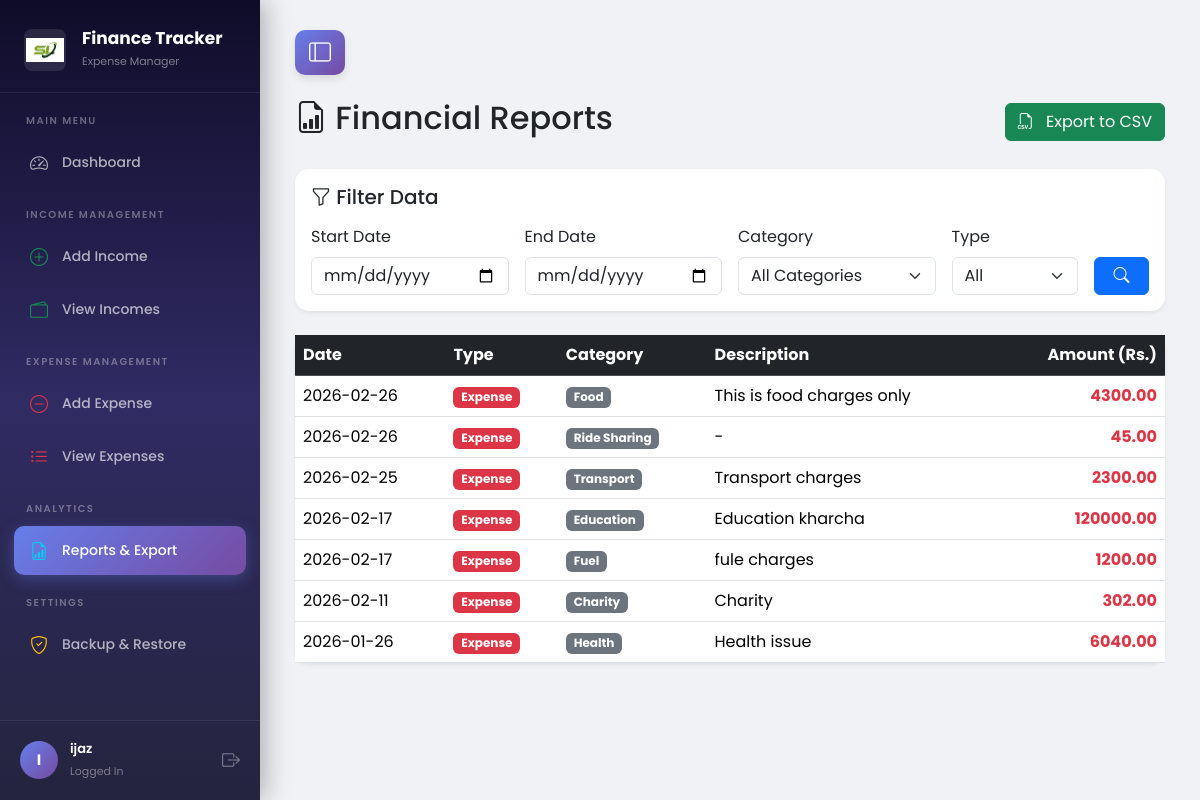
The app's page /reports (signed in) with its own data.
### tables this page shows
CREATE TABLE transactions(
        id INTEGER PRIMARY KEY AUTOINCREMENT,
        user_id INTEGER NOT NULL,
        type TEXT NOT NULL,
        category TEXT NOT NULL,
        amount REAL NOT NULL,
        description TEXT,
        date DATE NOT NULL,
        created_at TIMESTAMP DEFAULT CURRENT_TIMESTAMP,
        FOREIGN KEY (user_id) REFERENCES users(id)
    );

### routes/reports.py (the view, shortened to what this page needs)
@reports.route('/reports', methods=['GET', 'POST'])
def view_reports():
    if 'user_id' not in session:
        return redirect(url_for('auth.login'))
    db = get_db()
    user_id = session['user_id']
    query = "SELECT * FROM transactions WHERE user_id = ? ORDER BY date DESC"
    params = [user_id]
    transactions = db.execute(query, params).fetchall()
    categories_data = db.execute("SELECT DISTINCT category FROM transactions WHERE user_id = ?", (user_id,)).fetchall()
    categories = [row['category'] for row in categories_data]
    return render_template('reports.html', transactions=transactions, categories=categories)

### app.py (called while the page is built)
@app.teardown_appcontext
def shutdown_session(exception=None):
    close_connection(exception)

### models/database.py (called while the page is built)
def get_db():
    db = getattr(g, '_database', None)
    if db is None:
        db = g._database = sqlite3.connect(DATABASE)
        db.row_factory = sqlite3.Row
    return db

def close_connection(exception):
    db = getattr(g, '_database', None)
    if db is not None:
        db.close()

### templates/reports.html (shortened to what this page needs)
{% extends "base.html" %}
{% block content %}
<div class="d-flex justify-content-between align-items-center mb-4">
    <h2><i class="bi bi-file-earmark-bar-graph"></i> Financial Reports</h2>
    <a href="{{ url_for('reports.export_data') }}" class="btn btn-success">
        <i class="bi bi-filetype-csv me-2"></i> Export to CSV
    </a>
</div>
<div class="card mb-4 shadow-sm border-0" style="border-radius: 14px;">
    <div class="card-body">
        <h5 class="card-title mb-3"><i class="bi bi-funnel"></i> Filter Data</h5>
        <form method="POST" class="row g-3">
            <div class="col-md-3">
                <label class="form-label">Start Date</label>
                <input type="date" name="start_date" class="form-control">
            </div>
            <div class="col-md-3">
                <label class="form-label">End Date</label>
                <input type="date" name="end_date" class="form-control">
            </div>
            <div class="col-md-3">
                <label class="form-label">Category</label>
                <select name="category" class="form-select">
                    <option value="all">All Categories</option>
                </select>
            </div>
            <div class="col-md-2">
                <label class="form-label">Type</label>
                <select name="type" class="form-select">
                    <option value="all">All</option>
                </select>
            </div>
            <div class="col-md-1 d-flex align-items-end">
                <button type="submit" class="btn btn-primary w-100"><i class="bi bi-search"></i></button>
            </div>
        </form>
    </div>
</div>
<div class="card shadow-sm border-0" style="border-radius: 14px;">
    <div class="card-body p-0">
        <div class="table-responsive">
            <table class="table table-hover mb-0">
                <thead class="table-dark">
                    <tr>
                        <th>Date</th>
                        <th>Type</th>
                        <th>Category</th>
                        <th>Description</th>
                        <th class="text-end">Amount (Rs.)</th>
                    </tr>
                </thead>
                <tbody>
                    {% for txn in transactions %}
                    <tr>
                        <td>{{ txn['date'] }}</td>
                        <td>
                            {% if txn['type'] == 'income' %}
                                <span class="badge bg-success">Income</span>
                            {% else %}
                                <span class="badge bg-danger">Expense</span>
                            {% endif %}
                        </td>
                        <td><span class="badge bg-secondary">{{ txn['category'] }}</span></td>
                        <td>{{ txn['description'] if txn['description'] else '-' }}</td>
                        <td class="text-end fw-bold {% if txn['type'] == 'income' %}text-success{% else %}text-danger{% endif %}">
                            {{ "%.2f"|format(txn['amount']) }}
                        </td>
                    </tr>
                    {% else %}
                    <tr>
                        <td colspan="5" class="text-center text-muted py-4">No data found for the selected filters.</td>
                    </tr>
                    {% endfor %}
                </tbody>
            </table>
        </div>
    </div>
</div>
{% endblock %}

### templates/base.html (style rules this page uses)
* { font-family: 'Poppins', sans-serif; }
body { background-color: #f0f2f5; margin: 0; overflow-x: hidden; }
.card { border: none; border-radius: 14px; box-shadow: 0 4px 15px rgba(0,0,0,0.06); }

### records on screen
transactions: date "2026-02-26", type "Expense", category "Food", description "This is food charges only", amount "4300.00"
transactions: date "2026-02-26", type "Expense", category "Ride Sharing", description "-", amount "45.00"
transactions: date "2026-02-25", type "Expense", category "Transport", description "Transport charges", amount "2300.00"
transactions: date "2026-02-17", type "Expense", category "Education", description "Education kharcha", amount "120000.00"
transactions: date "2026-02-17", type "Expense", category "Fuel", description "fule charges", amount "1200.00"
transactions: date "2026-02-11", type "Expense", category "Charity", description "Charity", amount "302.00"
transactions: date "2026-01-26", type "Expense", category "Health", description "Health issue", amount "6040.00"

### other values on screen
{{ session.get('user_name', 'U')[0]|upper }} "I"
{{ session.get('user_name') }} "ijaz"
